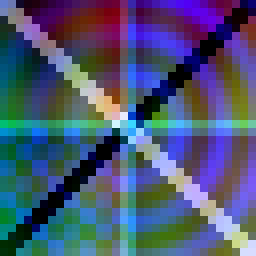
#> input picture testbench/data/test_image_32x32_rgb.png, 32 x 32 px (shown 8 times larger)
$ python encode_image.py
#> lines starting #> are read from the running program, lines starting #| are printed output that depends on the picture
#> further down, img is the input picture: PIL image 32x32 RGB; mean R, G, B 73.5, 85, 116
### testbench/lib/encoding.py
"""Thermometer encoder — bit-exact mirror of pixel_encoder.vhd.

VHDL reference (pixel_encoder.vhd):

    bin_idx := pixel_val srl (PX_BITS - clog2(ENC_BITS + 1))
    if bin_idx = 0 then
        encoded_val := (others => '0')
    else
        encoded_val := (1 sll bin_idx) - 1

For PX_BITS=8, ENC_BITS=7 -> clog2(8)=3, so bin_idx = pixel >> 5,
bin_idx in [0,7], producing the thermometer codes:

    bin_idx  pixel range   encoded (bin)   encoded (hex)
       0        0 -  31    0000000          0x00
       1       32 -  63    0000001          0x01
       2       64 -  95    0000011          0x03
       3       96 - 127    0000111          0x07
       4      128 - 159    0001111          0x0F
       5      160 - 191    0011111          0x1F
       6      192 - 223    0111111          0x3F
       7      224 - 255    1111111          0x7F
"""

from __future__ import annotations

import numpy as np


def clog2(n: int) -> int:
    """Mirror of the VHDL clog2 function in Functions.vhd."""
    if n <= 1:
        return 0
    v, r = n - 1, 0
    while v > 0:
        v //= 2
        r += 1
    return r


# [6 lines left out: function thermometer_encode, not called in this run]


def thermometer_encode_array(arr, px_bits: int = 8, enc_bits: int = 7):
    """Vectorised version. Accepts any array-like of integers."""
#> called with px_bits = 8, enc_bits = 7
    a = np.asarray(arr, dtype=np.int32)
    bin_idx = a >> (px_bits - clog2(enc_bits + 1))
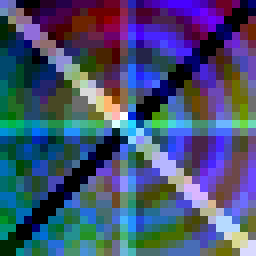
#> bin_idx: shape (32, 32, 3) int32 (shown 8 times larger); mean R, G, B 1.88, 2.21, 3.14; drawn with min black and max white
    out = np.where(bin_idx == 0, 0, (1 << bin_idx) - 1)
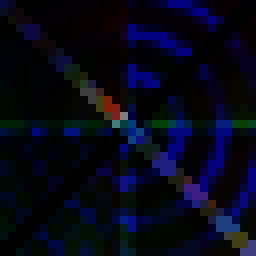
#> out: shape (32, 32, 3) int32 (shown 8 times larger); mean R, G, B 6, 7.8, 23.4
    return out.astype(np.uint8)


# [9 lines left out: function thermometer_to_intensity, not called in this run]


# [6 lines that do not run on import are left out]

### testbench/scripts/encode_image.py
import sys
sys.path.append('../lib')

import numpy as np
from PIL import Image
from encoding import thermometer_encode_array

# Load the image
img = Image.open('../data/test_image_32x32_rgb.png')
arr = np.array(img)

# Apply thermometer encoding to each pixel value (each channel)
arr_encoded = thermometer_encode_array(arr)

# Create new image from encoded array
img_encoded = Image.fromarray(arr_encoded)

# Save the encoded image
img_encoded.save('../data/encoded_test_image_32x32_rgb.png')

print("Encoded image saved as encoded_test_image_32x32_rgb.png")

$ run again, with testbench/sim/patch_grid.png copied over testbench/data/test_image_32x32_rgb.png
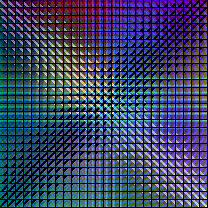
#> input picture testbench/sim/patch_grid.png, 208 x 208 px
#> img is the input picture: PIL image 208x208 RGB; mean R, G, B 57.3, 65.7, 89.7
#> in thermometer_encode_array, `out = np.where(bin_idx == 0, 0, (1 << bin_idx) - 1)`:
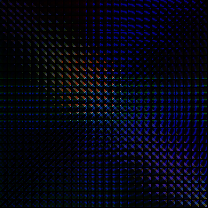
#> out: shape (208, 208, 3) int32; mean R, G, B 4.9, 6.2, 19.3
